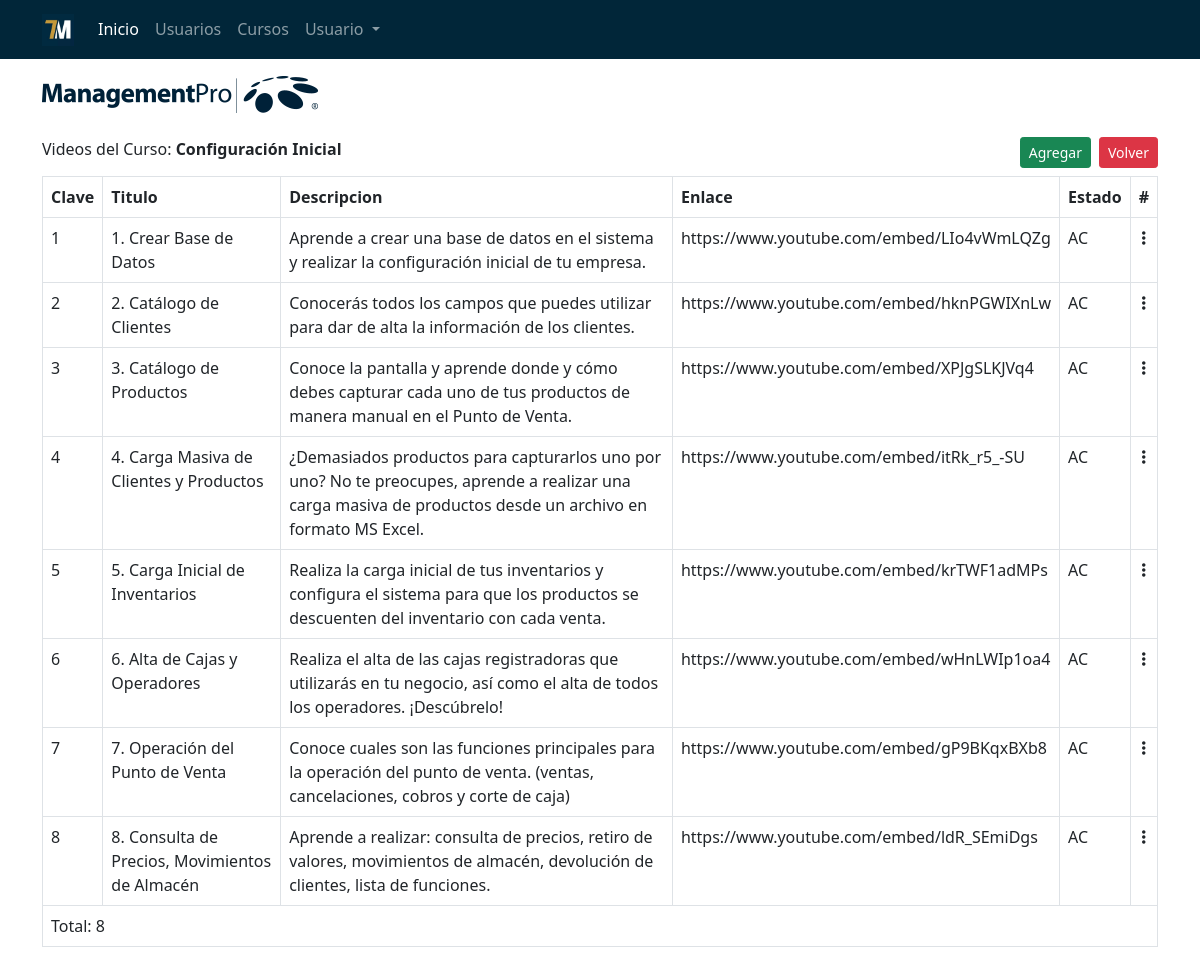
Page /admin/cursos/videos/index.php?id=1.0 on the committed database.
### tables this page shows
CREATE TABLE `curso_video` (
  `Cv_Cve_Curso_Video` decimal(18,0) NOT NULL,
  `Cr_Cve_Curso` decimal(18,0) NOT NULL,
  `Cv_Titulo` varchar(50) DEFAULT NULL,
  `Cv_Descripcion` text DEFAULT NULL,
  `Cv_Tiempo` int(11) NOT NULL,
  `Cv_Url` text DEFAULT NULL,
  `Es_Cve_Estado` varchar(4) DEFAULT NULL
);

### inc/conexion.php (called while the page is built, shortened)
<?php
    try {
        $db_server = 'localhost';
        $db_name = 'proyecto';
        $db_user = 'root';
        $db_pass = '';
        $conn = mysqli_connect($db_server, $db_user, $db_pass, $db_name);
    }catch(Exception $e){
        $_SESSION['error'] = 'Ocurrio un error: '.$e->getMessage();
    }
    function Existe_Clave($tabla, $campo, $valor, $retorno, $ext){
      global $conn;
      $gvvalor = "";
      if($ext=='') $ext = "1 = 1";
      try{
        $gvq = "";
        $gvq .= "SELECT ";
        $gvq .= " $retorno as Valor ";
        $gvq .= "FROM $tabla ";
        $gvq .= "WHERE $campo = '$valor' AND ($ext) ";
        $resultEc = mysqli_query($conn, $gvq);
        if(mysqli_num_rows($resultEc)){
          $gvRow = mysqli_fetch_array($resultEc);
          $gvvalor = $gvRow['Valor'];
        }
      }catch(Exception $e){
        $gvvalor = 'Error: '.$e->getMessage();
      }
      return $gvvalor;
    }
?>

### admin/cursos/videos/index.php (the view, shortened to what this page needs)
<?php
    include ("../../../inc/conexion.php");
    $idCurso = trim(isset($_GET['id'])?$_GET['id']:'');
?>
<!DOCTYPE html>
<html lang="en">
  <head>
    <?php
        include ("../../../inc/base/head.php");
    ?>
  </head>
  <body>
    <?php
    include ("../../../inc/base/header.php");
    ?>
    <section class="container" style="padding-top:60px;">
      <div class="row">
        <div class="col-12 mt-3">
          <figure>
            <img src="../../../imagenes/logo_azul.png" alt="" />
          </figure>
        </div>
        <div class="col-12 pt-2 pb-2">
          <span class="pull-start">Videos del Curso: <b><?php echo Existe_Clave('Curso','Cr_Cve_Curso',$idCurso,'Cr_Titulo','') ?></b></span>
          <a class="btn btn-sm btn-danger float-end ms-2" href="../">Volver</a>
          <a class="btn btn-sm btn-success float-end" href="./add/?cr=<?php echo $idCurso ?>">Agregar</a>
        </div>
        <div class="col-12">
            <?php
            try{
                $query = "";
                $query .= "SELECT Cv_Cve_Curso_Video as Clave, ";
                $query .= " Cv_Titulo as Titulo, ";
                $query .= " Cv_Descripcion as Descripcion, ";
                $query .= " Cv_Url as Enlace, ";
                $query .= " Curso_Video.Cr_Cve_Curso as Curso, ";
                $query .= " Curso_Video.Es_Cve_Estado as Estado ";
                $query .= "FROM Curso_Video ";
                $query .= " INNER JOIN Curso ON Curso_Video.Cr_Cve_Curso = Curso.Cr_Cve_Curso ";
                $query .= "WHERE Curso_Video.Es_Cve_Estado <> 'BA' AND Curso_Video.Cr_Cve_Curso = '$idCurso' ";
                $result = mysqli_query($conn, $query);
            }catch(Exception $e){
              echo 'Error: '.$e->getMessage();
            }
                $iTotal = 0;
            ?>
            <div class="table-responsive">
              <table class="table table-bordered">
                <thead class="">
                  <th>Clave</th>
                  <th>Titulo</th>
                  <th>Descripcion</th>
                  <th>Enlace</th>
                  <th>Estado</th>
                  <th>#</th>
                </thead>
                <tbody>
                  <?php
                    while($row = mysqli_fetch_array($result)){
                      $iTotal++;
                      ?>
                        <tr id="Video<?php echo $row['Clave'] ?>">
                          <td><?php echo $row['Clave'] ?></td>
                          <td><?php echo $row['Titulo'] ?></td>
                          <td><?php echo $row['Descripcion'] ?></td>
                          <td><?php echo $row['Enlace'] ?></td>
                          <td><?php echo $row['Estado'] ?></td>
                          <td class="text-center">
                              <a class="text-dark" href="#" id="dropdownMenuLink" data-bs-toggle="dropdown" aria-expanded="false">
                                <i class="fa-solid fa-ellipsis-vertical"></i>
                              </a>
                          </td>
                        </tr>
                      <?php
                    }
                  ?>
                </tbody>
                <tfoot>
                    <tr>
                      <td colspan="10">Total: <?php echo $iTotal ?></td>
                    </tr>
                </tfoot>
              </table>
            </div>
        </div>
      </div>
    </section>
  </body>
</html>

### css/site.css (style rules this page uses)
:root { font-family: "Roboto", sans-serif; --delgada: 300; --mediana: 500; --gruesa: 700; --azul: #012639; --naranja: #cc9e2f; --gris-intenso: #e3e3e3; --gris-suave: #efefef; }
* { box-sizing: border-box; margin: 0; padding: 0; }
body { font-family: "Roboto", sans-serif; font-size: 16px; line-height: 24px; color: #333; }

### rows in the picture
curso_video: Cv_Cve_Curso_Video "1", Cv_Titulo "1. Crear Base de Datos", Cv_Descripcion "Aprende a crear una base de datos en el sistema y realizar la configuración inicial de tu empresa.", Cv_Url "https://www.youtube.com/embed/LIo4vWmLQZg", Es_Cve_Estado "AC"
curso_video: Cv_Cve_Curso_Video "2", Cv_Titulo "2. Catálogo de Clientes", Cv_Descripcion "Conocerás todos los campos que puedes utilizar para dar de alta la información de los clientes.", Cv_Url "https://www.youtube.com/embed/hknPGWIXnLw", Es_Cve_Estado "AC"
curso_video: Cv_Cve_Curso_Video "3", Cv_Titulo "3. Catálogo de Productos", Cv_Descripcion "Conoce la pantalla y aprende donde y cómo debes capturar cada uno de tus productos de manera manual en el Punto de Venta.", Cv_Url "https://www.youtube.com/embed/XPJgSLKJVq4", Es_Cve_Estado "AC"
curso_video: Cv_Cve_Curso_Video "4", Cv_Titulo "4. Carga Masiva de Clientes y Productos", Cv_Descripcion "¿Demasiados productos para capturarlos uno por uno? No te preocupes, aprende a realizar una carga masiva de productos desde un archivo en formato MS Excel.", Cv_Url "https://www.youtube.com/embed/itRk_r5_-SU", Es_Cve_Estado "AC"
curso_video: Cv_Cve_Curso_Video "5", Cv_Titulo "5. Carga Inicial de Inventarios", Cv_Descripcion "Realiza la carga inicial de tus inventarios y configura el sistema para que los productos se descuenten del inventario con cada venta.", Cv_Url "https://www.youtube.com/embed/krTWF1adMPs", Es_Cve_Estado "AC"
curso_video: Cv_Cve_Curso_Video "6", Cv_Titulo "6. Alta de Cajas y Operadores", Cv_Descripcion "Realiza el alta de las cajas registradoras que utilizarás en tu negocio, así como el alta de todos los operadores. ¡Descúbrelo!", Cv_Url "https://www.youtube.com/embed/wHnLWIp1oa4", Es_Cve_Estado "AC"
curso_video: Cv_Cve_Curso_Video "7", Cv_Titulo "7. Operación del Punto de Venta", Cv_Descripcion "Conoce cuales son las funciones principales para la operación del punto de venta. (ventas, cancelaciones, cobros y corte de caja)", Cv_Url "https://www.youtube.com/embed/gP9BKqxBXb8", Es_Cve_Estado "AC"
curso_video: Cv_Cve_Curso_Video "8", Cv_Titulo "8. Consulta de Precios, Movimientos de Almacén", Cv_Descripcion "Aprende a realizar: consulta de precios, retiro de valores, movimientos de almacén, devolución de clientes, lista de funciones.", Cv_Url "https://www.youtube.com/embed/ldR_SEmiDgs", Es_Cve_Estado "AC"

### other values in the picture
Existe_Clave('Curso','Cr_Cve_Curso',$idCurso,'Cr_Titulo','') "Configuración Inicial"
$iTotal "8"
